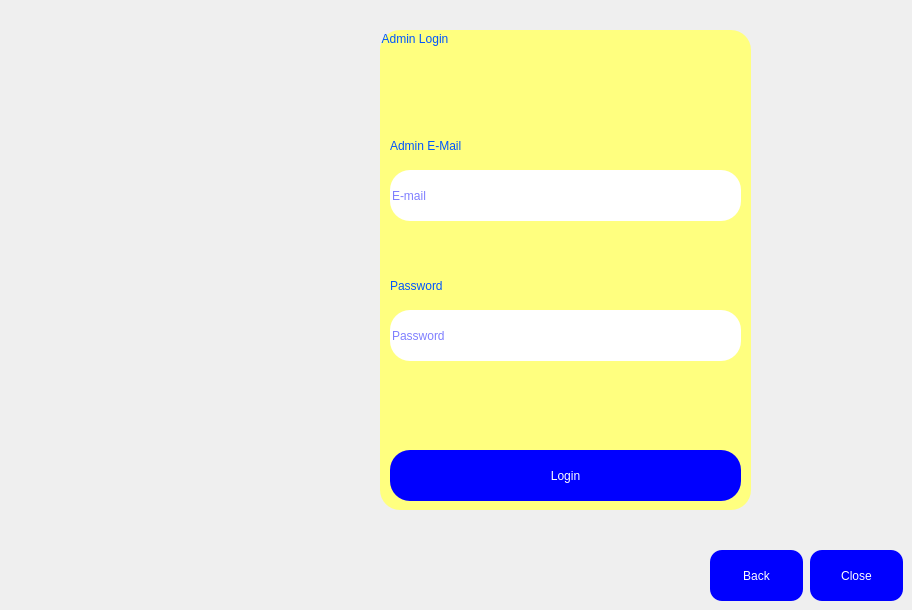
    <widget class="QWidget" name="adminlogin_page">
     <property name="styleSheet">
      <string notr="true">#adminlogin_page{

	
	background-image: url(:/images/26-263385_light-colour-background-images-hd-light-color-background.jpg);

}</string>
     </property>
     <widget class="QGroupBox" name="adminlogin_groupbox">
      <property name="geometry">
       <rect>
        <x>380</x>
        <y>30</y>
        <width>371</width>
        <height>480</height>
       </rect>
      </property>
      <property name="styleSheet">
       <string notr="true">

	
	
	
	background-color: rgb(255, 255, 127);


font: 18pt &quot;MS Shell Dlg 2&quot;;

font: 16pt &quot;Britannic Bold&quot;;
color: rgb(0, 85, 255);
border-radius: 20px;



</string>
      </property>
      <property name="title">
       <string>Admin Login</string>
      </property>
      <widget class="QPushButton" name="admin_login_pushButton">
       <property name="geometry">
        <rect>
         <x>10</x>
         <y>420</y>
         <width>351</width>
         <height>51</height>
        </rect>
       </property>
       <property name="styleSheet">
        <string notr="true">#admin_login_pushButton{

	background-color: rgb(0, 0, 255);
	font: 18pt &quot;MS Shell Dlg 2&quot;;

font: 16pt &quot;Britannic Bold&quot;;
color: rgb(255, 255, 255);
border-radius: 20px;
border-style: outset;
 padding: 6px;


}

#admin_login_pushButton:hover{


		
	background-color: rgb(0, 170, 0);
 border-style: inset;


}</string>
       </property>
       <property name="text">
        <string>Login</string>
       </property>
      </widget>
      <widget class="QLabel" name="adminlogin_label">
       <property name="geometry">
        <rect>
         <x>10</x>
         <y>100</y>
         <width>171</width>
         <height>31</height>
        </rect>
       </property>
       <property name="text">
        <string>Admin E-Mail</string>
       </property>
      </widget>
      <widget class="QLineEdit" name="adminlogin_lineEdit">
       <property name="geometry">
        <rect>
         <x>10</x>
         <y>140</y>
         <width>351</width>
         <height>51</height>
        </rect>
       </property>
       <property name="styleSheet">
        <string notr="true">#adminlogin_lineEdit{
background-color: rgb(255, 255, 255);
color: rgb(0, 0, 255);
}
</string>
       </property>
       <property name="inputMask">
        <string/>
       </property>
       <property name="text">
        <string/>
       </property>
       <property name="placeholderText">
        <string>E-mail</string>
       </property>
      </widget>
      <widget class="QLabel" name="adminpassward_label">
       <property name="geometry">
        <rect>
         <x>10</x>
         <y>240</y>
         <width>131</width>
         <height>31</height>
        </rect>
       </property>
       <property name="text">
        <string>Password</string>
       </property>
      </widget>
      <widget class="QLineEdit" name="adminpassword_lineEdit">
       <property name="geometry">
        <rect>
         <x>10</x>
         <y>280</y>
         <width>351</width>
         <height>51</height>
        </rect>
       </property>
       <property name="styleSheet">
        <string notr="true">#adminpassword_lineEdit{
background-color: rgb(255, 255, 255);
color: rgb(0, 0, 255);}</string>
       </property>
       <property name="text">
        <string/>
       </property>
       <property name="echoMode">
        <enum>QLineEdit::Password</enum>
       </property>
       <property name="placeholderText">
        <string>Password</string>
       </property>
      </widget>
     </widget>
     <widget class="QPushButton" name="admin_close_pushButton">
      <property name="geometry">
       <rect>
        <x>810</x>
        <y>550</y>
        <width>93</width>
        <height>51</height>
       </rect>
      </property>
      <property name="styleSheet">
       <string notr="true">#admin_close_pushButton{

	background-color: rgb(0, 0, 255);
font: 18pt &quot;MS Shell Dlg 2&quot;;

font: 16pt &quot;Britannic Bold&quot;;
color: rgb(255, 255, 255);
border-radius: 12px;

}

#admin_close_pushButton:hover{


		
	background-color: rgb(0, 170, 0);


}</string>
      </property>
      <property name="text">
       <string>Close</string>
      </property>
     </widget>
     <widget class="QPushButton" name="admin_back_pushButton">
      <property name="geometry">
       <rect>
        <x>710</x>
        <y>550</y>
        <width>93</width>
        <height>51</height>
       </rect>
      </property>
      <property name="styleSheet">
       <string notr="true">#admin_back_pushButton{

	background-color: rgb(0, 0, 255);
	font: 18pt &quot;MS Shell Dlg 2&quot;;

font: 16pt &quot;Britannic Bold&quot;;
color: rgb(255, 255, 255);
border-radius: 12px;


}

#admin_back_pushButton:hover{


		
	background-color: rgb(0, 170, 0);


}</string>
      </property>
      <property name="text">
       <string>Back</string>
      </property>
     </widget>
     <widget class="QLabel" name="label_4">
      <property name="geometry">
       <rect>
        <x>-30</x>
        <y>-20</y>
        <width>391</width>
        <height>521</height>
       </rect>
      </property>
      <property name="text">
       <string/>
      </property>
      <property name="pixmap">
       <pixmap resource="Src.qrc">:/images/131998619_880565402760529_6580879491267773265_n.png</pixmap>
      </property>
      <property name="scaledContents">
       <bool>true</bool>
      </property>
     </widget>
    </widget>
